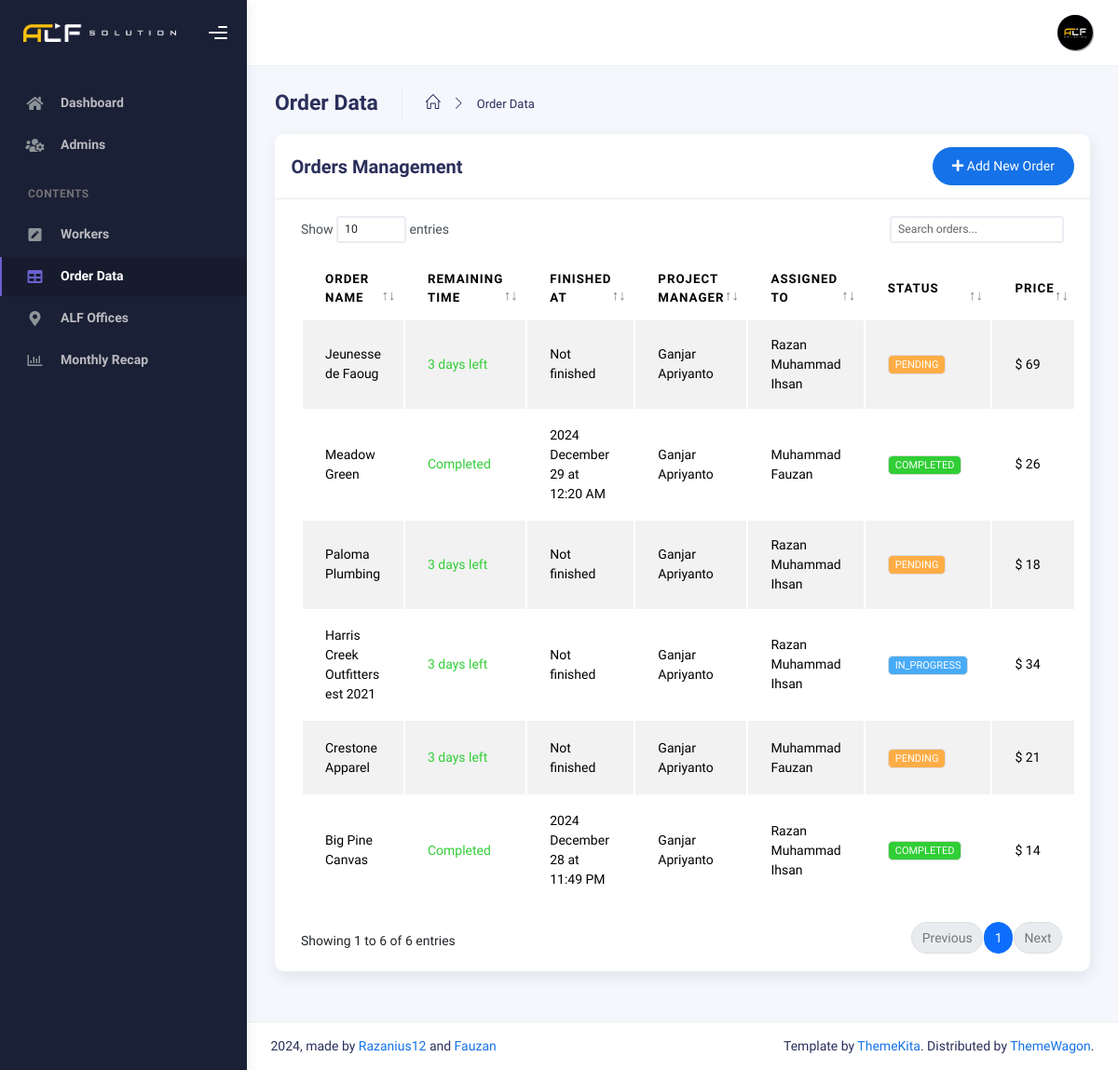
/index.php?page=orderData (signed in), run on the app's committed database.
### tables this page shows
CREATE TABLE `orders` (
  `id_order` int(11) NOT NULL,
  `project_manager_id` int(11) DEFAULT NULL,
  `worker_id` int(11) DEFAULT NULL,
  `order_name` varchar(255) DEFAULT NULL,
  `description` text DEFAULT NULL,
  `start_date` datetime DEFAULT NULL,
  `finished_at` datetime DEFAULT NULL,
  `deadline` date DEFAULT NULL,
  `status` enum('PENDING','IN_PROGRESS','COMPLETED','CANCELLED') DEFAULT 'PENDING',
  `order_price` int(255) DEFAULT NULL,
  `references_id` int(11) DEFAULT NULL,
  `attach_result_id` int(11) DEFAULT NULL
);

CREATE TABLE `workers` (
  `id_worker` int(11) NOT NULL,
  `username` varchar(255) NOT NULL,
  `password` varchar(255) NOT NULL,
  `name_worker` varchar(255) NOT NULL,
  `id_position` int(11) NOT NULL,
  `gender_worker` enum('MALE','FEMALE','OTHER') NOT NULL,
  `phone_number` varchar(16) NOT NULL,
  `availability_status` enum('AVAILABLE','TASKED') NOT NULL DEFAULT 'AVAILABLE',
  `assigned_order_id` int(11) DEFAULT NULL,
  `created_at` timestamp NOT NULL DEFAULT current_timestamp(),
  `updated_at` timestamp NOT NULL DEFAULT current_timestamp() ON UPDATE current_timestamp(),
  `profile_pic` varchar(255) NOT NULL
);

### main/pages/orderdata.php (the view, shortened to what this page needs)
<?php
require 'config/database.php';
$query = "SELECT
           o.id_order,
           o.order_name,
           o.status,
           o.order_price,
           o.finished_at,
           o.deadline,
           a.name_admin AS project_manager,
           w.name_worker AS assigned_worker,
           w.availability_status AS worker_availability
          FROM
           orders o
          LEFT JOIN
           admins a ON o.project_manager_id = a.id_admin
          LEFT JOIN
           workers w ON o.worker_id = w.id_worker
          ORDER BY
           o.id_order DESC";
$result = mysqli_query($conn, $query);
function getStatusBadgeClass($status)
{
 switch (strtoupper($status)) {
  case 'COMPLETED':
   return 'success';
  case 'IN_PROGRESS':
   return 'info';
  case 'PENDING':
   return 'warning';
 }
}
?>
<div class="container">
 <div class="page-inner">
  <div class="page-header mb-0">
   <h3 class="fw-bold mb-3">Order Data</h3>
   <ul class="breadcrumbs mb-3">
    <li class="nav-home">
     <a href="index.php">
      <i class="icon-home"></i>
     </a>
    </li>
    <li class="separator">
     <i class="icon-arrow-right"></i>
    </li>
    <li class="nav-item">
     <a href="index.php?page=orderData">Order Data</a>
    </li>
   </ul>
  </div>
  <div class="row">
   <div class="col-md-12">
    <div class="card">
     <div class="card-header">
      <div class="d-flex align-items-center">
       <h4 class="card-title">Orders Management</h4>
       <button type="button" class="btn btn-primary btn-round ms-auto" data-bs-toggle="modal"
        data-bs-target="#addOrderModal">
        <i class="fa fa-plus"></i> Add New Order
       </button>
      </div>
     </div>
     <div class="card-body">
      <div class="table-responsive">
       <table id="order-data-table" class="display table table-striped table-hover">
        <thead>
         <tr>
          <th>Order Name</th>
          <th>Remaining Time</th>
          <th>Finished At</th>
          <th>Project Manager</th>
          <th>Assigned To</th>
          <th>Status</th>
          <th>Price</th>
         </tr>
        </thead>
        <tbody>
         <?php while ($order = mysqli_fetch_assoc($result)): ?>
          <tr>
           <td><?= htmlspecialchars($order['order_name']) ?></td>
           <td>
            <?php
            $deadlineDate = new DateTime($order['deadline']);
            $now = new DateTime();
            if (htmlspecialchars($order['status']) == 'COMPLETED') {
             echo '<span class="text-success">Completed</span>';
            } else if (htmlspecialchars($order['status']) == 'CANCELLED') {
             echo '<span class="text-danger">Cancelled</span>';
            } else {
             $nowDate = new DateTime($now->format('Y-m-d'));
             if ($nowDate > $deadlineDate) {
              echo '<span class="text-danger">Overdue</span>';
             } else if ($nowDate == $deadlineDate) {
              echo '<span class="text-warning">Less than 1 day left</span>';
             } else {
              $interval = $nowDate->diff($deadlineDate);
              $daysLeft = $interval->days;
              if ($daysLeft > 1) {
               $timeLeft = "$daysLeft days left";
               echo '<span class="text-success">' . htmlspecialchars($timeLeft) . '</span>';
              } else {
               echo '<span class="text-warning">Less than 1 day left</span>';
              }
             }
            }
            ?>
           </td>
           <td>
            <?php
            if (!empty(htmlspecialchars($order['finished_at']))) {
             $finishedAT = new DateTime($order['finished_at']);
             echo $finishedAT->format('Y F d') . ' at ' . $finishedAT->format('h:i A');
            } else {
             echo 'Not finished';
            }
            ?>
           </td>
           <td><?= htmlspecialchars($order['project_manager'] ?? 'N/A') ?></td>
           <td>
            <?= $order['assigned_worker'] ? htmlspecialchars($order['assigned_worker']) : 'None' ?>
           </td>
           <td>
            <span class="badge bg-<?= getStatusBadgeClass($order['status']) ?>">
             <?= htmlspecialchars($order['status']) ?>
            </span>
           </td>
           <td>$ <?= number_format($order['order_price']) ?></td>
          </tr>
         <?php endwhile; ?>
        </tbody>
       </table>
      </div>
     </div>
    </div>
   </div>
  </div>
 </div>
</div>

### data on the page
orders: order_name "Jeunesse de Faoug", deadline "3 days left", shows "Not finished", project_manager.name_admin "Ganjar Apriyanto", worker.name_worker "Razan Muhammad Ihsan", status "PENDING", order_price "69"
orders: order_name "Meadow Green", shows "Completed", finished_at "2024 December 29", finished_at "12:20 AM", project_manager.name_admin "Ganjar Apriyanto", worker.name_worker "Muhammad Fauzan", status "COMPLETED", order_price "26"
orders: order_name "Paloma Plumbing", deadline "3 days left", shows "Not finished", project_manager.name_admin "Ganjar Apriyanto", worker.name_worker "Razan Muhammad Ihsan", status "PENDING", order_price "18"
orders: order_name "Harris Creek Outfitters est 2021", deadline "3 days left", shows "Not finished", project_manager.name_admin "Ganjar Apriyanto", worker.name_worker "Razan Muhammad Ihsan", status "IN_PROGRESS", order_price "34"
orders: order_name "Crestone Apparel", deadline "3 days left", shows "Not finished", project_manager.name_admin "Ganjar Apriyanto", worker.name_worker "Muhammad Fauzan", status "PENDING", order_price "21"
orders: order_name "Big Pine Canvas", shows "Completed", finished_at "2024 December 28", finished_at "11:49 PM", project_manager.name_admin "Ganjar Apriyanto", worker.name_worker "Razan Muhammad Ihsan", status "COMPLETED", order_price "14"

### other printed values
$item['label'] "Dashboard"
$item['label'] "Admins"
$item['label'] "Workers"
$item['label'] "Order Data"
$item['label'] "ALF Offices"
$item['label'] "Monthly Recap"
